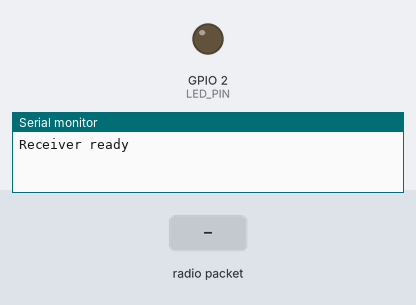
Simulated run of this sketch. Board: ESP32-C3. Shown: output pins drawn as LEDs (lit = HIGH), the last lines printed to the serial monitor. The inputs (shaded band) are chosen by the test bench. No radio packets arrive unless stated.

Above: at 1.2 s.
1.3 s: radio packet "TOGGLE" arrives
At 2.4 s:
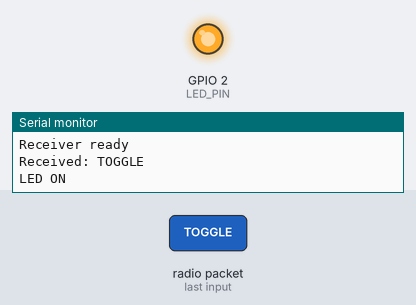
2.8 s: radio packet "1" arrives
Timing chart, 0 to 5.8 s (numbered marks = the images above; inputs shaded):
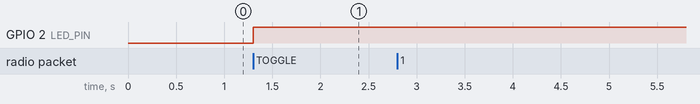

The sketch:

Receiver_Rx_.ino
```cpp
#include <RH_ASK.h>
#include <SPI.h>

// RH_ASK(speed, rxPin, txPin)
// ESP32-C3 Super Mini: GPIO4 = RX data
RH_ASK driver(2000, 5, 99);  // 4 = RX pin, 99 = TX ไม่ใช้

const int LED_PIN = 2;
bool ledState = false;

void setup() {
  Serial.begin(115200);
  pinMode(LED_PIN, OUTPUT);
  digitalWrite(LED_PIN, LOW);

  if (!driver.init()) {
    Serial.println("RF init failed");
  } else {
    Serial.println("Receiver ready");
  }
}

void loop() {
  uint8_t buf[12];
  uint8_t buflen = sizeof(buf);

  if (driver.recv(buf, &buflen)) {
    buf[buflen] = '\0';  // null terminate
    String msg = String((char*)buf);
    Serial.print("Received: ");
    Serial.println(msg);

    if (msg == "TOGGLE") {
      ledState = !ledState;
      digitalWrite(LED_PIN, ledState ? HIGH : LOW);
      Serial.println(ledState ? "LED ON" : "LED OFF");
    }
  }
}
```

Measured:
- after the input at 1.3 s, GPIO 2 (LED_PIN): LOW → HIGH at once
